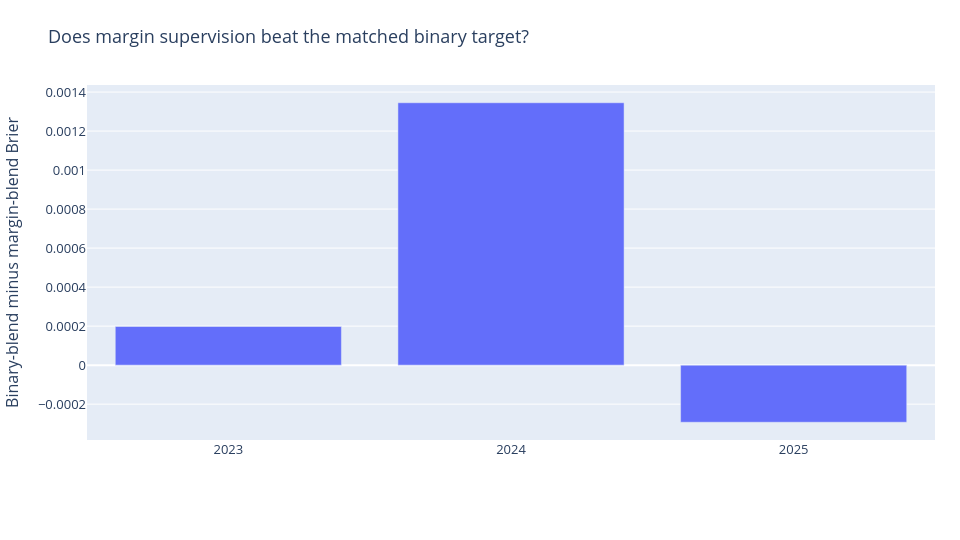

The notebook cell this image was saved under:
### Code cell
chart('ablation','Does margin supervision beat the matched binary target?',years.year.astype(str).tolist(),{'Margin advantage':(years.binary-years.margin).tolist()},'Binary-blend minus margin-blend Brier')

### Figure 1 — Plotly figure (JSON) as saved in the notebook; plotly's stock layout.template omitted (floating-point values rounded to 4 significant figures)
{"data": [{"name": "Margin advantage", "type": "bar", "x": ["2023", "2024", "2025"], "y": [0.000198, 0.001345, -0.0002928]}], "layout": {"barmode": "group", "font": {"size": 13}, "height": 540, "legend": {"orientation": "h", "y": -0.25}, "margin": {"b": 100, "l": 75, "r": 25, "t": 85}, "title": {"text": "Does margin supervision beat the matched binary target?"}, "width": 960, "yaxis": {"title": {"text": "Binary-blend minus margin-blend Brier"}}}}
